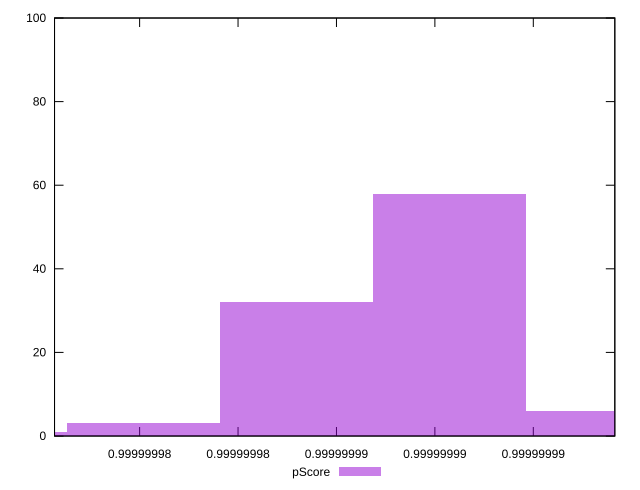

Write the gnuplot code that produced this figure.
reset

$pScore <<EOF
0.9999999883052696 58
0.9999999851955318 32
0.9999999914150075 6
0.999999982085794 3
0.9999999789760562 1
EOF

set key outside below
set boxwidth 3.1097378269420792e-9
set xrange [0.9999999802708532:0.9999999916566511]
set yrange [0:100]
set trange [0:100]
set style fill transparent solid 0.5 noborder
set terminal svg size 640, 490 enhanced background rgb 'white'
set output "report_00008_2021-01-22T20:58:29.167/bootup-time/samples/pages+cached+noexternal/pScore/histogram.svg"

plot $pScore title "pScore" with boxes

reset
